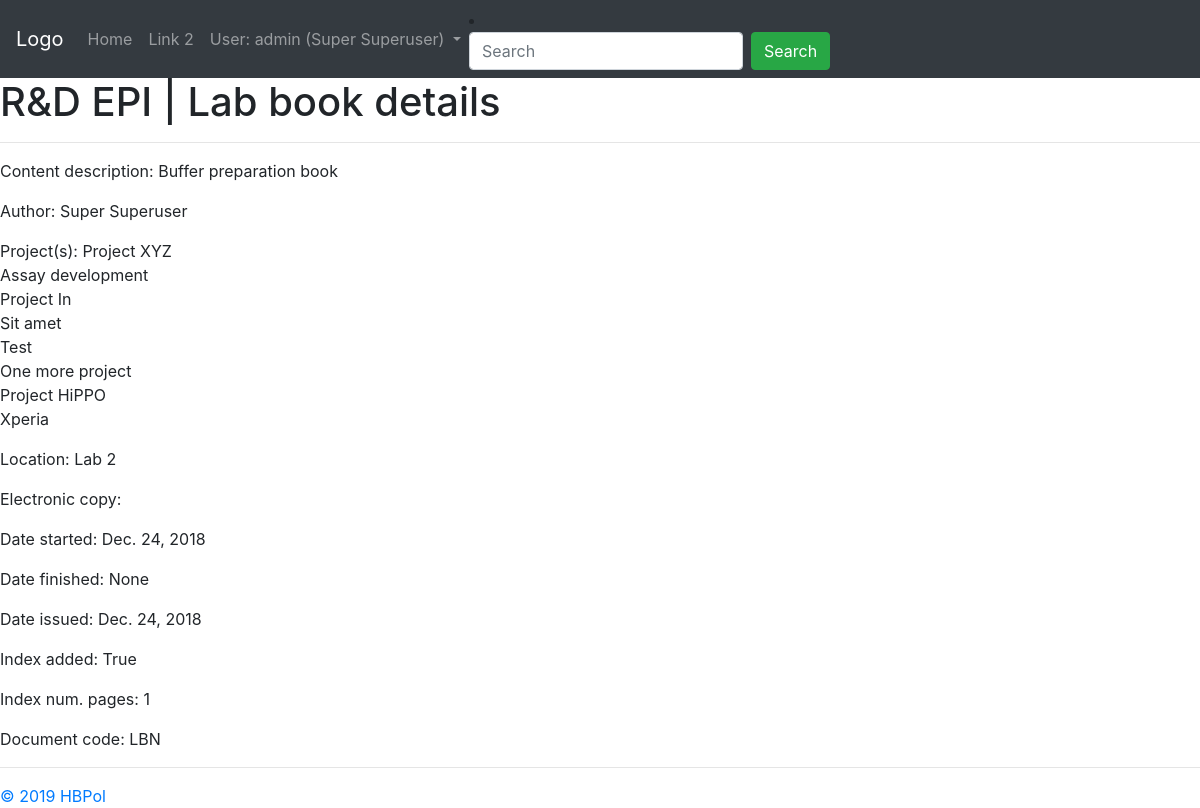
Screenshot of /coreapp/labbook/1 (signed in) with the database file from the repository.
### coreapp/models.py (models this page shows, shortened)
class User (AbstractUser):
    date_left = models.DateField(null=True, blank=True)
    def __str__(self):
        return self.get_full_name()

class Document(models.Model):
    author = models.ForeignKey(settings.AUTH_USER_MODEL, on_delete=models.SET_NULL, blank=True, null=True, verbose_name="Main author")
    project = models.ForeignKey(Project, on_delete=models.SET_NULL, blank=True, null=True, verbose_name="Associated project")
    title = models.TextField("Document title")
    location = models.ForeignKey(Location, on_delete=models.SET_NULL, blank=True, null=True, verbose_name="Hard copy location")
    document_code = models.CharField("Document code (e.g. study plan, report... )", max_length=3, choices=DOCUMENT_CODE, default='OTH')
    efile = models.FileField("Scanned copy", upload_to='uploads/', null=True, blank=True)
    class Meta:
        abstract = True

class LabBook(Document):
    project = models.ManyToManyField(Project, verbose_name="Associated project(s)")
    date_started = models.DateField("Date started", null=True, blank=True)
    date_finished = models.DateField("Date finished", null=True, blank=True)
    date_issued = models.DateField("Issue date")
    index_added = models.BooleanField("Index added to project file", default=False)
    index_num_pages = models.IntegerField("Index number of pages", null=True, blank=True)
    document_code = 'LBN'

class Project(models.Model):
    name = models.CharField("Project name", max_length=128)
    leader = models.ForeignKey(settings.AUTH_USER_MODEL, on_delete=models.SET_NULL, blank=True, null=True, verbose_name="Project leader")
    prefix = models.CharField("Project code", max_length=8)
    def __str__(self):
        return self.name

class Location(models.Model):
    name = models.CharField("Room", max_length=16, null=True, blank=True)
    room_num = models.CharField("Room number", max_length=16, null=True, blank=True)
    def __str__(self):
        return self.name

### coreapp/views.py (the view)
# urls.py: path('labbook/<int:id>', views.labbook_detail, name='labbook-detail'),
@login_required
def labbook_detail(request, id):
    labbook = LabBook.objects.get(id=id)
    context = {'labbook': labbook, 'page_title': 'R&D EPI | Lab book details'}
    return render(request, 'coreapp/labbook_detail.html', context)

### coreapp/templates/coreapp/labbook_detail.html
{% extends 'coreapp/base_generic.html' %}
{% block content %}
	<h1>{{ page_title }}</h1>
	<hr>
	<p>Content description: {{ labbook.title }}</p>
	<p>Author: {{ labbook.author }}</p>
	<p>Project(s): {% for project in labbook.project.all %}{{ project }}<br>{% endfor %}</p>
	<p>Location: {{ labbook.location }}</p>
	<p>Electronic copy: <a href="{{ MEDIA_URL }}{{ labbook.efile }}">{{ labbook.efile }}</a></p>
	<p>Date started: {{ labbook.date_started }}</p>
	<p>Date finished: {{ labbook.date_finished }}</p>
	<p>Date issued: {{ labbook.date_issued }}</p>
	<p>Index added: {{ labbook.index_added }}</p>
	<p>Index num. pages: {{ labbook.index_num_pages }}</p>
	<p>Document code: {{ labbook.document_code }}</p>
{% endblock %}

### coreapp/templates/coreapp/base_generic.html (shortened to what this page needs)
<!DOCTYPE html>
<html>
<head>
	<link rel="stylesheet" href="https://stackpath.bootstrapcdn.com/bootstrap/4.3.1/css/bootstrap.min.css">
</head>
<body>
	<nav class="navbar navbar-expand-sm bg-dark navbar-dark">
		<a class="navbar-brand" href="#">Logo</a>
		<ul class="navbar-nav">
			<li class="nav-item">
				<a class="nav-link" href="{% url 'home' %}">Home</a>
			</li>
			<li class="nav-item">
				<a class="nav-link" href="#">Link 2</a>
			</li>
			<li class="nav-item dropdown">
			<a class="nav-link dropdown-toggle" href="#" id="navbardrop" data-toggle="dropdown">
				{% if user.is_authenticated %}
					User: {{ user.username }} ({{ user }})
				{% endif %}
			</a>
			</li>
		</ul>
		<li class="nav-item">
			<form class="form-inline" action="">
				<input class="form-control mr-sm-2" type="text" placeholder="Search">
				<button class="btn btn-success" type="submit">Search</button>
			</form>
		</li>
	</nav>
	{% block content %}
	{% endblock %}
	{% block footer %}
	<hr>
	<a href="https://github.com/HBPol">&copy; 2019 HBPol</a>
	{% endblock %}
</body>
</html>

### rows the page displays
User: username "admin", first_name+last_name "Super Superuser"
LabBook: title "Buffer preparation book", author "Super Superuser", location "Lab 2", date_started "Dec. 24, 2018", date_finished "None", date_issued "Dec. 24, 2018", index_added "True", index_num_pages "1", document_code "LBN"
Project: name "Project XYZ"
Project: name "Assay development"
Project: name "Project In"
Project: name "Sit amet"
Project: name "Test"
Project: name "One more project"
Project: name "Project HiPPO"
Project: name "Xperia"

### other values shown
{{ page_title }} "R&D EPI | Lab book details"
